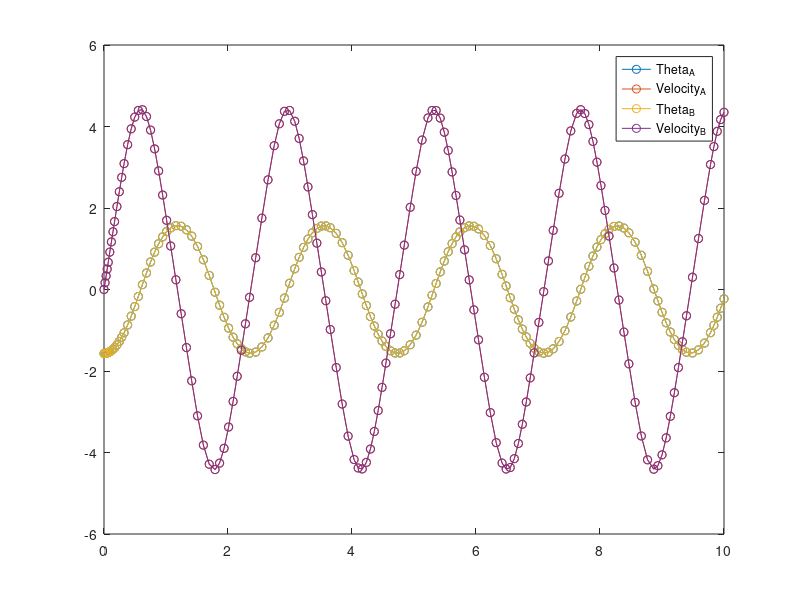

Here is the MATLAB script that generated this plot:
function [] = simulatePendulums()
%CHAOES

g = 9.8;%m/s2
lengthA = 1;%m
massA = 1;%kg
initThetaA = -pi/2;
initVelA = 0;
lengthB = 1;%m
massB = 2;%kg
initThetaB = -pi/2;
initVelB = 0;

ode45(@derivatives, [0,10], [initThetaA;initVelA;initThetaB;initVelB]);
legend('Theta_A','Velocity_A','Theta_B','Velocity_B');

    function dYdt = derivatives(~,Y)
        thetaA = Y(1);
        velA = Y(2);
        thetaB = Y(3);
        velB = Y(4);
        
        FgA = -massA*g;
        FgB = -massB*g;
        
        accelA = (FgA*sin(thetaA))/(massA*lengthA);
        accelB = (FgB*sin(thetaB))/(massB*lengthB);
        
        dYdt = [velA; accelA; velB; accelB];
    end
end
